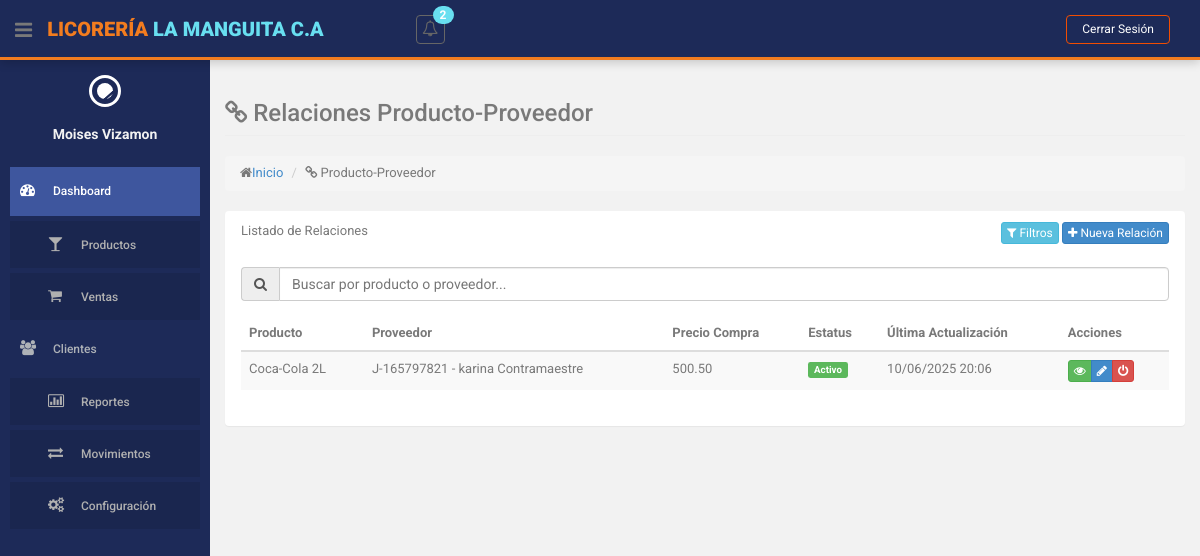
/index.php?action=producto-proveedor (signed in), run on the app's committed database.
### tables this page shows
CREATE TABLE `proveedor_producto` (
  `id` int(11) NOT NULL,
  `cedula_proveedor` varchar(15) NOT NULL,
  `id_producto` int(10) NOT NULL,
  `precio_compra` decimal(10,2) NOT NULL,
  `fecha_actualizacion` datetime NOT NULL DEFAULT current_timestamp(),
  `id_estatus` int(11) NOT NULL DEFAULT 1
);

CREATE TABLE `producto` (
  `id` int(10) NOT NULL,
  `descripcion` varchar(255) NOT NULL,
  `cantidad` int(255) NOT NULL,
  `precio` decimal(10,2) NOT NULL,
  `id_categoria` int(11) NOT NULL,
  `id_estatus` int(11) NOT NULL
);

CREATE TABLE `simbolos_cedula` (
  `id` int(11) NOT NULL,
  `nombre` varchar(2) NOT NULL COMMENT 'Símbolo (V, E, G, J)'
);

CREATE TABLE `proveedores` (
  `cedula` varchar(15) NOT NULL,
  `id_simbolo_cedula` int(11) DEFAULT 1,
  `nombre` varchar(255) NOT NULL,
  `telefono` varchar(15) NOT NULL,
  `direccion` varchar(255) DEFAULT 'Sin especificar',
  `id_estatus` int(11) NOT NULL
);

CREATE TABLE `estatus` (
  `id` int(11) NOT NULL,
  `nombre` varchar(50) NOT NULL
);

### controllers/ProductoProveedorController.php (called while the page is built, shortened)
<?php
class ProductoProveedorController
{
    private $model;
    public function __construct()
    {
        require_once ROOT_PATH . 'models/ProductoProveedorModel.php';
        $this->model = new ProductoProveedorModel();
    }
    public function index()
    {
        $relaciones = $this->model->obtenerTodasRelaciones();
        $estatus = $this->model->obtenerEstatus();
        $this->loadView('producto_proveedor/index', [
            'relaciones' => $relaciones,
            'estatus' => $estatus
        ]);
    }
    private function loadView($view, $data = [])
    {
        extract($data);
        require ROOT_PATH . 'views/layouts/header.php';
        require ROOT_PATH . 'views/layouts/sidebar.php';
        require ROOT_PATH . 'views/' . $view . '.php';
        require ROOT_PATH . 'views/layouts/footer.php';
    }
}

### models/ProductoProveedorModel.php (called while the page is built, shortened)
<?php
class ProductoProveedorModel
{
    private $db;
    public function __construct()
    {
        require_once ROOT_PATH . 'config/database.php';
        $database = new Database();
        $this->db = $database->getConnection();
    }
    public function obtenerTodasRelaciones()
    {
        $query = "SELECT pp.*, p.descripcion as producto, pr.nombre as proveedor,
                  sc.nombre as simbolo_proveedor, e.nombre as estatus
                  FROM proveedor_producto pp
                  JOIN producto p ON pp.id_producto = p.id
                  JOIN proveedores pr ON pp.cedula_proveedor = pr.cedula
                  JOIN simbolos_cedula sc ON pr.id_simbolo_cedula = sc.id
                  JOIN estatus e ON pp.id_estatus = e.id";
        $stmt = $this->db->prepare($query);
        $stmt->execute();
        return $stmt->fetchAll(PDO::FETCH_ASSOC);
    }
}

### config/database.php (called while the page is built, shortened)
<?php
class Database {
    private $host = 'localhost';
    private $db_name = 'licoreria';
    private $username = 'root';
    private $password = '';
    public function getConnection() {
        $this->conn = null;
        try {
            $this->conn = new PDO(
                "mysql:host=" . $this->host . ";dbname=" . $this->db_name,
                $this->username,
                $this->password
            );
            $this->conn->exec("set names utf8");
            $this->conn->setAttribute(PDO::ATTR_ERRMODE, PDO::ERRMODE_EXCEPTION);
        } catch(PDOException $exception) {
            echo "Error de conexión: " . $exception->getMessage();
        }
        return $this->conn;
    }
}
?>

### views/producto_proveedor/index.php (the view, shortened to what this page needs)
<section id="main-content">
    <section class="wrapper">
        <div class="row">
            <div class="col-lg-12">
                <h3 class="page-header"><i class="fa fa-link"></i> Relaciones Producto-Proveedor</h3>
                <ol class="breadcrumb">
                    <li><i class="fa fa-home"></i><a href="<?php echo BASE_URL; ?>">Inicio</a></li>
                    <li><i class="fa fa-link"></i> Producto-Proveedor</li>
                </ol>
            </div>
        </div>
        <div class="row">
            <div class="col-lg-12">
                <section class="panel">
                    <header class="panel-heading">
                        Listado de Relaciones
                        <div class="pull-right">
                            <button class="btn btn-info btn-xs" data-toggle="modal" data-target="#filtrosModal">
                                <i class="fa fa-filter"></i> Filtros
                            </button>
                            <a href="<?php echo BASE_URL; ?>index.php?action=producto-proveedor&method=crear" class="btn btn-primary btn-xs">
                                <i class="fa fa-plus"></i> Nueva Relación
                            </a>
                        </div>
                    </header>
                    <div class="panel-body">
                        <div class="form-group">
                            <div class="input-group">
                                <span class="input-group-addon"><i class="fa fa-search"></i></span>
                                <input type="text" id="busqueda" class="form-control" placeholder="Buscar por producto o proveedor...">
                            </div>
                        </div>
                        <table id="tablaRelaciones" class="table table-striped table-advance table-hover">
                            <thead>
                                <tr>
                                    <th>Producto</th>
                                    <th>Proveedor</th>
                                    <th>Precio Compra</th>
                                    <th>Estatus</th>
                                    <th>Última Actualización</th>
                                    <th>Acciones</th>
                                </tr>
                            </thead>
                            <tbody>
                                <?php foreach ($relaciones as $relacion): ?>
                                    <tr>
                                        <td><?= $relacion['producto']; ?></td>
                                        <td><?= $relacion['simbolo_proveedor'] . '-' . $relacion['cedula_proveedor'] . ' - ' . $relacion['proveedor']; ?></td>
                                        <td><?= number_format($relacion['precio_compra'], 2); ?></td>
                                        <td>
                                            <span class="label label-<?= $relacion['id_estatus'] == 1 ? 'success' : 'danger'; ?>">
                                                <?= $relacion['estatus']; ?>
                                            </span>
                                        </td>
                                        <td><?= date('d/m/Y H:i', strtotime($relacion['fecha_actualizacion'])); ?></td>
                                        <td>
                                            <div class="btn-group">
                                                <a href="<?= BASE_URL ?>index.php?action=producto-proveedor&method=mostrar&id=<?= $relacion['id']; ?>"
                                                    class="btn btn-success btn-xs" title="Ver">
                                                    <i class="fa fa-eye"></i>
                                                </a>
                                                <a href="<?= BASE_URL ?>index.php?action=producto-proveedor&method=editar&id=<?= $relacion['id']; ?>"
                                                    class="btn btn-primary btn-xs" title="Editar">
                                                    <i class="fa fa-pencil"></i>
                                                </a>
                                                <button onclick="cambiarEstado(<?= $relacion['id']; ?>, '<?= $relacion['estatus']; ?>')"
                                                    class="btn btn-<?= $relacion['id_estatus'] == 1 ? 'danger' : 'success'; ?> btn-xs"
                                                    title="<?= $relacion['id_estatus'] == 1 ? 'Desactivar' : 'Activar'; ?>">
                                                    <i class="fa fa-power-off"></i>
                                                </button>
                                            </div>
                                        </td>
                                    </tr>
                                <?php endforeach; ?>
                            </tbody>
                        </table>
                    </div>
                </section>
            </div>
        </div>
    </section>
</section>

### assets/css/style.css (style rules this page uses)
body { color: #797979; background: #f2f2f2; font-family: 'Ruda', sans-serif; padding: 0px !important; margin: 0px !important; font-size:13px; }
a, a:hover, a:focus { text-decoration: none; outline: none; }
#main-content { margin-left: 210px; }
.wrapper { display: inline-block; margin-top: 60px; padding-left: 15px; padding-right: 15px; padding-bottom: 15px; padding-top: 0px; width: 100%; }

### views/layouts/header.php (style rules this page uses)
body { font-family: 'Roboto', sans-serif; }
.btn, button, input[type="submit"] { transition: background-color 0.3s ease, transform 0.2s ease; }

### data on the page
proveedor_producto: id_producto.descripcion "Coca-Cola 2L", simbolos_cedula.nombre "J", cedula_proveedor "165797821", cedula_proveedor.nombre "karina Contramaestre", precio_compra "500.50", id_estatus.nombre "Activo", fecha_actualizacion "10/06/2025 20:06"

### other printed values
$totalNotificaciones "2"
$_SESSION['user_nombre'] "Moises Vizamon"
